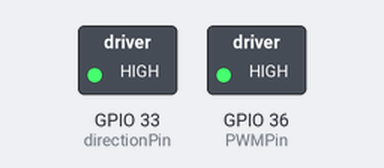
A sketch run on a simulated ESP32. Shown: switched loads named in the sketch (green lamp = pin HIGH).

Above: at 0.1 s.
Timing chart, 0 to 1.6 s (numbered marks = the images above):
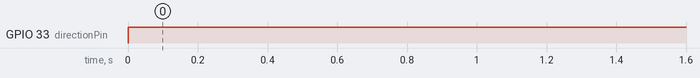

The sketch:

dc-motor-control-test.ino
```cpp
#define PWMPin 36
#define directionPin 33

void setup() {
  pinMode(PWMPin, OUTPUT);
  pinMode(directionPin, OUTPUT);
  Serial.begin(9600);
}

void loop() {
  analogWrite(PWMPin, 255); // PWM resolution is 8-bits between 0-255
  digitalWrite(directionPin, 1);
}
```

Measured:
- by itself, GPIO 33 (directionPin): LOW → HIGH at 0.00 s
